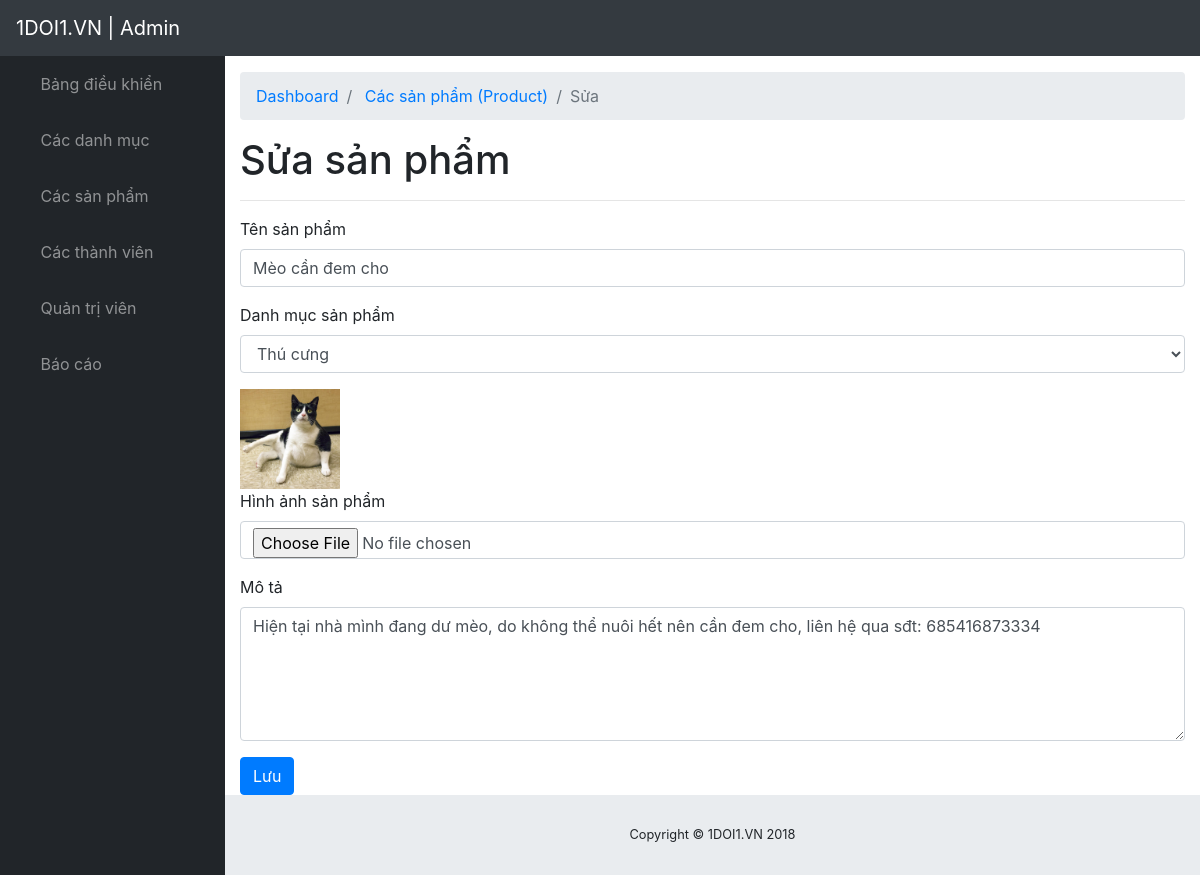
Screenshot of /traodoi.vn/admin/modules/product/edit.php?id=39 (signed in) with the database file from the repository.
### tables this page shows
CREATE TABLE IF NOT EXISTS `product` (
  `id` int(11) NOT NULL AUTO_INCREMENT,
  `name` varchar(150) DEFAULT NULL,
  `thumbnail` varchar(250) DEFAULT NULL,
  `category_id` int(11) DEFAULT NULL,
  `description` text,
  `featured` tinyint(4) DEFAULT '0',
  `created_at` timestamp NULL DEFAULT CURRENT_TIMESTAMP,
  `updated_at` timestamp NULL DEFAULT CURRENT_TIMESTAMP ON UPDATE CURRENT_TIMESTAMP,
  PRIMARY KEY (`id`)
);

CREATE TABLE IF NOT EXISTS `category` (
  `id` int(11) NOT NULL AUTO_INCREMENT,
  `name` varchar(50) DEFAULT NULL,
  `slug` varchar(50) DEFAULT NULL,
  `icon` varchar(250) DEFAULT NULL,
  `home` tinyint(4) DEFAULT '0',
  `status` tinyint(4) DEFAULT '1',
  `created_at` timestamp NOT NULL DEFAULT CURRENT_TIMESTAMP,
  `updated_at` timestamp NOT NULL DEFAULT CURRENT_TIMESTAMP ON UPDATE CURRENT_TIMESTAMP,
  PRIMARY KEY (`id`)
);

### traodoi.vn/libraries/function.php (called while the page is built, shortened)
<?php
    function  getInput($string)
    {
        return isset($_GET[$string]) ? $_GET[$string] : '';
    }
    function base_url()
    {
        return $url  = "/traodoivn/";
    }
    function modules($url)
    {
        return base_url() . "admin/modules/" .$url ;
    }
    function uploads()
    {
        return base_url() . "public/uploads/";
    }
 ?>

### traodoi.vn/libraries/database.php (called while the page is built, shortened)
<?php
    class Database
    {
        public $link;
        public function __construct()
        {
            $this->link = mysqli_connect("localhost","root","","traodoivn") or die ();
            mysqli_set_charset($this->link,"utf8");
        }
        public function fetchID($table , $id )
        {
            $sql = "SELECT * FROM {$table} WHERE id = $id ";
            $result = mysqli_query($this->link,$sql) or die("Lỗi  truy vấn fetchID " .mysqli_error($this->link));
            return mysqli_fetch_assoc($result);
        }
         public function fetchAll($table)
        {
            $sql = "SELECT * FROM {$table} WHERE 1" ;
            $result = mysqli_query($this->link,$sql) or die("Lỗi Truy Vấn fetchAll " .mysqli_error($this->link));
            $data = [];
            if( $result)
            {
                while ($num = mysqli_fetch_assoc($result))
                {
                    $data[] = $num;
                }
            }
            return $data;
        }
    }
?>

### traodoi.vn/admin/autoload/autoload.php (called while the page is built, shortened)
<?php
	require_once __DIR__. "/../../libraries/database.php";
    require_once __DIR__. "/../../libraries/function.php";
    $db = new database;
 ?>

### traodoi.vn/admin/modules/product/edit.php (the view, shortened to what this page needs)
<?php
    require_once __DIR__. "/../../autoload/autoload.php";
    $id = intval(getInput('id'));
    $EditProduct = $db->fetchID("product",$id);
    $category = $db->fetchAll("category");
    $product = $db->fetchAll("product");
 ?>
<?php require_once __DIR__. "/../../layouts/header.php"; ?>
                     <div id="content-wrapper">
                        <div class="container-fluid">
                            <ol class="breadcrumb">
                                <li class="breadcrumb-item">
                                    <a href="/../index.php">Dashboard</a>
                                </li>
                                <li class="breadcrumb-item">
                                    <a href="<?php echo modules("product") ?>">Các sản phẩm (Product)</a>
                                </li>
                                <li class="breadcrumb-item active">Sửa</li>
                            </ol>
                            <h1>Sửa sản phẩm</h1>
                            <hr>
                            <form action="" method="POST" enctype="multipart/form-data">
                                <div class="form-group">
                                    <label for="exampleInputEmail1">Tên sản phẩm</label>
                                    <input type="text" class="form-control" id="InputName" placeholder="Tên sản phẩm" name="name" value="<?php echo $EditProduct['name'] ?>">
                                </div>
                                <div class="form-group">
                                    <label for="exampleInputEmail1">Danh mục sản phẩm</label>
                                    <select class="form-control" name="category_id">
                                        <?php foreach ($category as $item): ?>
                                            <option value="<?php echo $item['id'] ?>"
                                                <?php echo $EditProduct['category_id'] == $item['id']
                                                ? 'selected = "selected"' : '' ?>><?php echo $item['name'] ?>
                                            </option>
                                        <?php endforeach ?>
                                    </select>
                                </div>
                                <div>
                                    <img src="<?php echo uploads() ?>product/<?php echo $EditProduct['thumbnail'] ?>" witdh="100px" height="100px">
                                </div>
                                 <div class="form-group">
                                    <label for="exampleInputEmail1">Hình ảnh sản phẩm</label>
                                    <input type="file" class="form-control" id="InputThumbnail" placeholder="Hình ảnh" name="thumbnail">
                                </div>
                                <div class="form-group">
                                    <label for="exampleInputEmail1">Mô tả</label>
                                    <textarea class="form-control" name="description" rows="5"><?php echo $EditProduct['description'] ?></textarea>
                                </div>
                                <button type="submit" class="btn btn-primary">Lưu</button>
                            </form>
                        </div>
<?php require_once __DIR__. "/../../layouts/footer.php"; ?>

### traodoi.vn/public/admin/css/sb-admin.css (style rules this page uses)
html { position: relative; min-height: 100%; }
body { height: 100%; }
#wrapper #content-wrapper { overflow-x: hidden; width: 100%; padding-top: 1rem; padding-bottom: 80px; }
:root { --input-padding-x: 0.75rem; --input-padding-y: 0.75rem; }

### rows the page displays
product: name "Mèo cần đem cho", category_id "Thú cưng", thumbnail (picture), description "Hiện tại nhà mình đang dư mèo, do không thể nuôi hết nên cần đem cho, liên hệ qua sđt: 685416873334"
